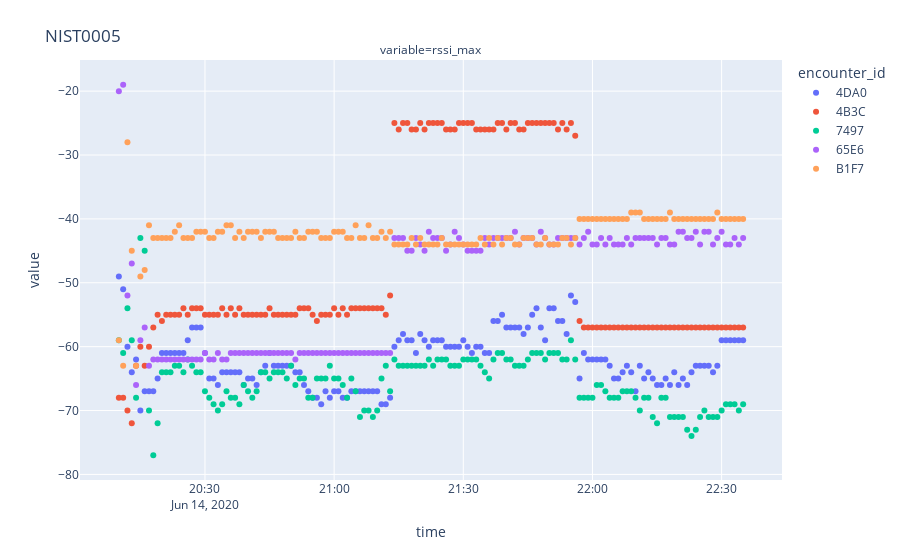
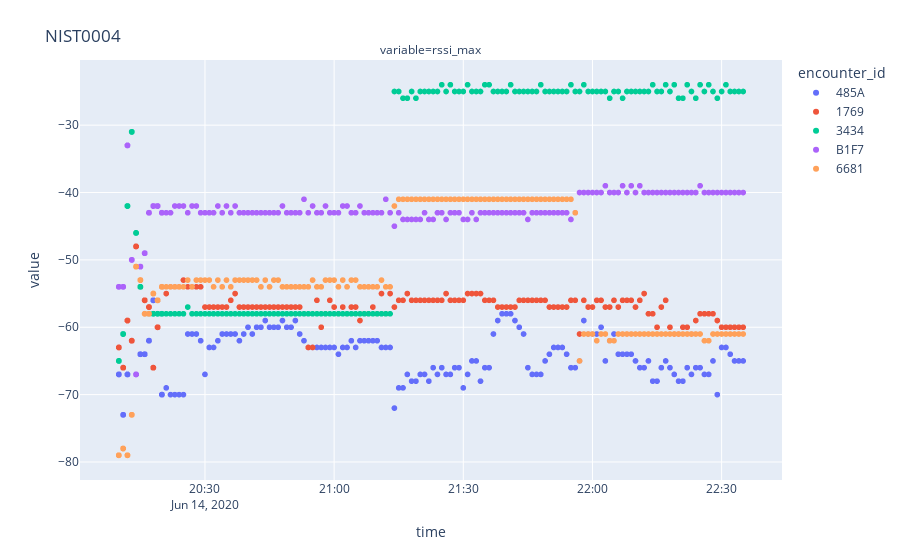
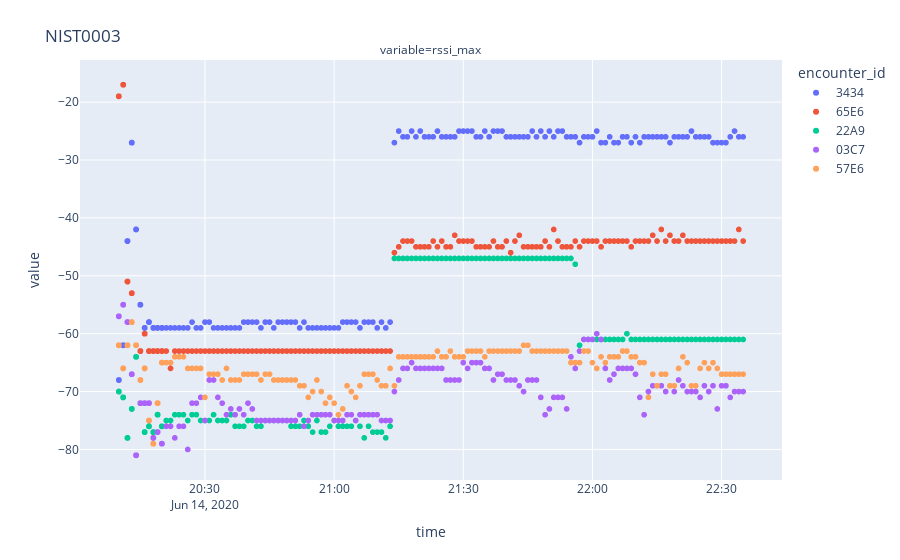
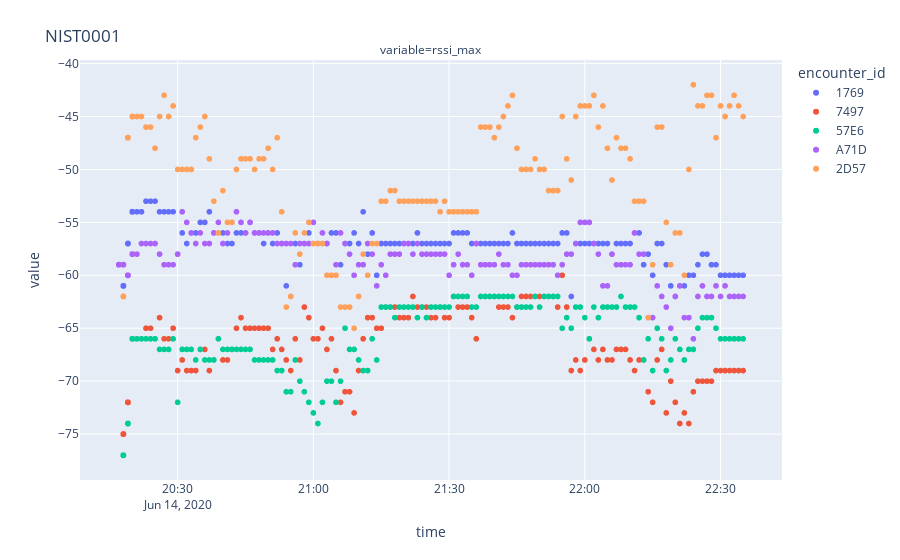

Source (notebook cell) for these figures, in order:
### Code cell
for file in files[:-1]:
    #print(file)
    df = load_et_data(file)
            
    fig = px.scatter(df, x="time",
#                      y=["mean37","mean38","mean39"],
                     y=["rssi_max"],
                     color="encounter_id",
                     facet_col="variable")
    for trace in fig.data:
        trace.name = trace.name[:4]
    fig.update_layout(title = {
                       'text': file.split('_')[1],
                       'xanchor': 'left',
                       'yanchor': 'top'})
    fig.show()

### Figure 1 — Plotly figure (JSON) as saved in the notebook; plotly's stock layout.template omitted (floating-point values rounded to 4 significant figures; data arrays with more than 128 entries replaced by an {"elided": "..."} marker saying what was removed)
{"data": [{"hovertemplate": "encounter_id=4DA0EDFBDB272A239664AFC65DFB357F84A9D2681616DC073C2AE4D312F3206D<br>variable=rssi_max<br>time=%{x}<br>value=%{y}<extra></extra>", "legendgroup": "4DA0EDFBDB272A239664AFC65DFB357F84A9D2681616DC073C2AE4D312F3206D", "marker": {"color": "#636efa", "symbol": "circle"}, "mode": "markers", "name": "4DA0", "orientation": "v", "showlegend": true, "type": "scatter", "x": {"elided": "146 str values"}, "xaxis": "x", "y": {"elided": "146 int values"}, "yaxis": "y"}, {"hovertemplate": "encounter_id=4B3CCE1AE7426014CDA00E27BB98A91873D5D5A31B33BEAADF43214336F55848<br>variable=rssi_max<br>time=%{x}<br>value=%{y}<extra></extra>", "legendgroup": "4B3CCE1AE7426014CDA00E27BB98A91873D5D5A31B33BEAADF43214336F55848", "marker": {"color": "#EF553B", "symbol": "circle"}, "mode": "markers", "name": "4B3C", "orientation": "v", "showlegend": true, "type": "scatter", "x": {"elided": "146 str values"}, "xaxis": "x", "y": {"elided": "146 int values"}, "yaxis": "y"}, {"hovertemplate": "encounter_id=74972B1E1B21DC64DC0573EF71620B205FC211DDAF9E5B55E227AA9772305C3E<br>variable=rssi_max<br>time=%{x}<br>value=%{y}<extra></extra>", "legendgroup": "74972B1E1B21DC64DC0573EF71620B205FC211DDAF9E5B55E227AA9772305C3E", "marker": {"color": "#00cc96", "symbol": "circle"}, "mode": "markers", "name": "7497", "orientation": "v", "showlegend": true, "type": "scatter", "x": {"elided": "146 str values"}, "xaxis": "x", "y": {"elided": "146 int values"}, "yaxis": "y"}, {"hovertemplate": "encounter_id=65E6B8FDDED06244A1934443D088CC7EB1561675484DD85A88AEB1CB28C8B008<br>variable=rssi_max<br>time=%{x}<br>value=%{y}<extra></extra>", "legendgroup": "65E6B8FDDED06244A1934443D088CC7EB1561675484DD85A88AEB1CB28C8B008", "marker": {"color": "#ab63fa", "symbol": "circle"}, "mode": "markers", "name": "65E6", "orientation": "v", "showlegend": true, "type": "scatter", "x": {"elided": "146 str values"}, "xaxis": "x", "y": {"elided": "146 int values"}, "yaxis": "y"}, {"hovertemplate": "encounter_id=B1F7C65C8C8F4B3F1CE833DA3F912C7E1F14BB0E27C4252A3AAE95C19D86B70E<br>variable=rssi_max<br>time=%{x}<br>value=%{y}<extra></extra>", "legendgroup": "B1F7C65C8C8F4B3F1CE833DA3F912C7E1F14BB0E27C4252A3AAE95C19D86B70E", "marker": {"color": "#FFA15A", "symbol": "circle"}, "mode": "markers", "name": "B1F7", "orientation": "v", "showlegend": true, "type": "scatter", "x": {"elided": "146 str values"}, "xaxis": "x", "y": {"elided": "146 int values"}, "yaxis": "y"}], "layout": {"annotations": [{"font": {}, "showarrow": false, "text": "variable=rssi_max", "x": 0.5, "xanchor": "center", "xref": "paper", "y": 1, "yanchor": "bottom", "yref": "paper"}], "legend": {"title": {"text": "encounter_id"}, "tracegroupgap": 0}, "margin": {"t": 60}, "title": {"text": "NIST0005", "xanchor": "left", "yanchor": "top"}, "xaxis": {"anchor": "y", "domain": [0, 1], "title": {"text": "time"}}, "yaxis": {"anchor": "x", "domain": [0, 1], "title": {"text": "value"}}}}

### Figure 2 — Plotly figure (JSON) as saved in the notebook; plotly's stock layout.template omitted (floating-point values rounded to 4 significant figures; data arrays with more than 128 entries replaced by an {"elided": "..."} marker saying what was removed)
{"data": [{"hovertemplate": "encounter_id=485ABFF5142E50B3B044738F3527C8F25979DABBD0DCBF549666373FB195452D<br>variable=rssi_max<br>time=%{x}<br>value=%{y}<extra></extra>", "legendgroup": "485ABFF5142E50B3B044738F3527C8F25979DABBD0DCBF549666373FB195452D", "marker": {"color": "#636efa", "symbol": "circle"}, "mode": "markers", "name": "485A", "showlegend": true, "type": "scattergl", "x": {"elided": "319 str values"}, "xaxis": "x", "y": {"elided": "319 int values"}, "yaxis": "y"}, {"hovertemplate": "encounter_id=1769A99EF1037F4FBD5C37916F71D6DDB098A157A0D9B02F197BE854B535CD6E<br>variable=rssi_max<br>time=%{x}<br>value=%{y}<extra></extra>", "legendgroup": "1769A99EF1037F4FBD5C37916F71D6DDB098A157A0D9B02F197BE854B535CD6E", "marker": {"color": "#EF553B", "symbol": "circle"}, "mode": "markers", "name": "1769", "showlegend": true, "type": "scattergl", "x": {"elided": "319 str values"}, "xaxis": "x", "y": {"elided": "319 int values"}, "yaxis": "y"}, {"hovertemplate": "encounter_id=343410F276CB6A2521D9FE03E8AC56999CA1047DFDFF518CF869CF8F467CA84E<br>variable=rssi_max<br>time=%{x}<br>value=%{y}<extra></extra>", "legendgroup": "343410F276CB6A2521D9FE03E8AC56999CA1047DFDFF518CF869CF8F467CA84E", "marker": {"color": "#00cc96", "symbol": "circle"}, "mode": "markers", "name": "3434", "showlegend": true, "type": "scattergl", "x": {"elided": "319 str values"}, "xaxis": "x", "y": {"elided": "319 int values"}, "yaxis": "y"}, {"hovertemplate": "encounter_id=B1F7C65C8C8F4B3F1CE833DA3F912C7E1F14BB0E27C4252A3AAE95C19D86B70E<br>variable=rssi_max<br>time=%{x}<br>value=%{y}<extra></extra>", "legendgroup": "B1F7C65C8C8F4B3F1CE833DA3F912C7E1F14BB0E27C4252A3AAE95C19D86B70E", "marker": {"color": "#ab63fa", "symbol": "circle"}, "mode": "markers", "name": "B1F7", "showlegend": true, "type": "scattergl", "x": {"elided": "318 str values"}, "xaxis": "x", "y": {"elided": "318 int values"}, "yaxis": "y"}, {"hovertemplate": "encounter_id=6681DC25DD56D6211911318B1BFFBE47589D08745E82D978F736B6D551A2994E<br>variable=rssi_max<br>time=%{x}<br>value=%{y}<extra></extra>", "legendgroup": "6681DC25DD56D6211911318B1BFFBE47589D08745E82D978F736B6D551A2994E", "marker": {"color": "#FFA15A", "symbol": "circle"}, "mode": "markers", "name": "6681", "showlegend": true, "type": "scattergl", "x": {"elided": "318 str values"}, "xaxis": "x", "y": {"elided": "318 int values"}, "yaxis": "y"}], "layout": {"annotations": [{"font": {}, "showarrow": false, "text": "variable=rssi_max", "x": 0.5, "xanchor": "center", "xref": "paper", "y": 1, "yanchor": "bottom", "yref": "paper"}], "legend": {"title": {"text": "encounter_id"}, "tracegroupgap": 0}, "margin": {"t": 60}, "title": {"text": "NIST0004", "xanchor": "left", "yanchor": "top"}, "xaxis": {"anchor": "y", "domain": [0, 1], "title": {"text": "time"}}, "yaxis": {"anchor": "x", "domain": [0, 1], "title": {"text": "value"}}}}

### Figure 3 — Plotly figure (JSON) as saved in the notebook; plotly's stock layout.template omitted (floating-point values rounded to 4 significant figures; data arrays with more than 128 entries replaced by an {"elided": "..."} marker saying what was removed)
{"data": [{"hovertemplate": "encounter_id=343410F276CB6A2521D9FE03E8AC56999CA1047DFDFF518CF869CF8F467CA84E<br>variable=rssi_max<br>time=%{x}<br>value=%{y}<extra></extra>", "legendgroup": "343410F276CB6A2521D9FE03E8AC56999CA1047DFDFF518CF869CF8F467CA84E", "marker": {"color": "#636efa", "symbol": "circle"}, "mode": "markers", "name": "3434", "showlegend": true, "type": "scattergl", "x": {"elided": "320 str values"}, "xaxis": "x", "y": {"elided": "320 int values"}, "yaxis": "y"}, {"hovertemplate": "encounter_id=65E6B8FDDED06244A1934443D088CC7EB1561675484DD85A88AEB1CB28C8B008<br>variable=rssi_max<br>time=%{x}<br>value=%{y}<extra></extra>", "legendgroup": "65E6B8FDDED06244A1934443D088CC7EB1561675484DD85A88AEB1CB28C8B008", "marker": {"color": "#EF553B", "symbol": "circle"}, "mode": "markers", "name": "65E6", "showlegend": true, "type": "scattergl", "x": {"elided": "319 str values"}, "xaxis": "x", "y": {"elided": "319 int values"}, "yaxis": "y"}, {"hovertemplate": "encounter_id=22A951E467D53758F4A83CCEA70BDD92AD702141BF77F403BED2CEDBD7091E20<br>variable=rssi_max<br>time=%{x}<br>value=%{y}<extra></extra>", "legendgroup": "22A951E467D53758F4A83CCEA70BDD92AD702141BF77F403BED2CEDBD7091E20", "marker": {"color": "#00cc96", "symbol": "circle"}, "mode": "markers", "name": "22A9", "showlegend": true, "type": "scattergl", "x": {"elided": "319 str values"}, "xaxis": "x", "y": {"elided": "319 int values"}, "yaxis": "y"}, {"hovertemplate": "encounter_id=03C7DDBC57783EDC5B056B28F6205F3A1F9E87D4ED78BED824304F0ACD419E34<br>variable=rssi_max<br>time=%{x}<br>value=%{y}<extra></extra>", "legendgroup": "03C7DDBC57783EDC5B056B28F6205F3A1F9E87D4ED78BED824304F0ACD419E34", "marker": {"color": "#ab63fa", "symbol": "circle"}, "mode": "markers", "name": "03C7", "showlegend": true, "type": "scattergl", "x": {"elided": "319 str values"}, "xaxis": "x", "y": {"elided": "319 int values"}, "yaxis": "y"}, {"hovertemplate": "encounter_id=57E6E82E70B71F4358AF521A0F55FD52191CD439F9E5A8F88CC7FD3797798868<br>variable=rssi_max<br>time=%{x}<br>value=%{y}<extra></extra>", "legendgroup": "57E6E82E70B71F4358AF521A0F55FD52191CD439F9E5A8F88CC7FD3797798868", "marker": {"color": "#FFA15A", "symbol": "circle"}, "mode": "markers", "name": "57E6", "showlegend": true, "type": "scattergl", "x": {"elided": "319 str values"}, "xaxis": "x", "y": {"elided": "319 int values"}, "yaxis": "y"}], "layout": {"annotations": [{"font": {}, "showarrow": false, "text": "variable=rssi_max", "x": 0.5, "xanchor": "center", "xref": "paper", "y": 1, "yanchor": "bottom", "yref": "paper"}], "legend": {"title": {"text": "encounter_id"}, "tracegroupgap": 0}, "margin": {"t": 60}, "title": {"text": "NIST0003", "xanchor": "left", "yanchor": "top"}, "xaxis": {"anchor": "y", "domain": [0, 1], "title": {"text": "time"}}, "yaxis": {"anchor": "x", "domain": [0, 1], "title": {"text": "value"}}}}

### Figure 4 — Plotly figure (JSON) as saved in the notebook; plotly's stock layout.template omitted (floating-point values rounded to 4 significant figures; data arrays with more than 128 entries replaced by an {"elided": "..."} marker saying what was removed)
{"data": [{"hovertemplate": "encounter_id=1769A99EF1037F4FBD5C37916F71D6DDB098A157A0D9B02F197BE854B535CD6E<br>variable=rssi_max<br>time=%{x}<br>value=%{y}<extra></extra>", "legendgroup": "1769A99EF1037F4FBD5C37916F71D6DDB098A157A0D9B02F197BE854B535CD6E", "marker": {"color": "#636efa", "symbol": "circle"}, "mode": "markers", "name": "1769", "showlegend": true, "type": "scattergl", "x": {"elided": "335 str values"}, "xaxis": "x", "y": {"elided": "335 int values"}, "yaxis": "y"}, {"hovertemplate": "encounter_id=74972B1E1B21DC64DC0573EF71620B205FC211DDAF9E5B55E227AA9772305C3E<br>variable=rssi_max<br>time=%{x}<br>value=%{y}<extra></extra>", "legendgroup": "74972B1E1B21DC64DC0573EF71620B205FC211DDAF9E5B55E227AA9772305C3E", "marker": {"color": "#EF553B", "symbol": "circle"}, "mode": "markers", "name": "7497", "showlegend": true, "type": "scattergl", "x": {"elided": "335 str values"}, "xaxis": "x", "y": {"elided": "335 int values"}, "yaxis": "y"}, {"hovertemplate": "encounter_id=57E6E82E70B71F4358AF521A0F55FD52191CD439F9E5A8F88CC7FD3797798868<br>variable=rssi_max<br>time=%{x}<br>value=%{y}<extra></extra>", "legendgroup": "57E6E82E70B71F4358AF521A0F55FD52191CD439F9E5A8F88CC7FD3797798868", "marker": {"color": "#00cc96", "symbol": "circle"}, "mode": "markers", "name": "57E6", "showlegend": true, "type": "scattergl", "x": {"elided": "334 str values"}, "xaxis": "x", "y": {"elided": "334 int values"}, "yaxis": "y"}, {"hovertemplate": "encounter_id=A71DE62A10F0BC5BD2562D2C532F78E0D274A3FA095A8E1F31EA0B8F07D7B76F<br>variable=rssi_max<br>time=%{x}<br>value=%{y}<extra></extra>", "legendgroup": "A71DE62A10F0BC5BD2562D2C532F78E0D274A3FA095A8E1F31EA0B8F07D7B76F", "marker": {"color": "#ab63fa", "symbol": "circle"}, "mode": "markers", "name": "A71D", "showlegend": true, "type": "scattergl", "x": {"elided": "400 str values"}, "xaxis": "x", "y": {"elided": "400 int values"}, "yaxis": "y"}, {"hovertemplate": "encounter_id=2D5735AD335368F491B90F942B4B358A17AAEDC1EC4512CF0D275C6B36A77634<br>variable=rssi_max<br>time=%{x}<br>value=%{y}<extra></extra>", "legendgroup": "2D5735AD335368F491B90F942B4B358A17AAEDC1EC4512CF0D275C6B36A77634", "marker": {"color": "#FFA15A", "symbol": "circle"}, "mode": "markers", "name": "2D57", "showlegend": true, "type": "scattergl", "x": {"elided": "334 str values"}, "xaxis": "x", "y": {"elided": "334 int values"}, "yaxis": "y"}], "layout": {"annotations": [{"font": {}, "showarrow": false, "text": "variable=rssi_max", "x": 0.5, "xanchor": "center", "xref": "paper", "y": 1, "yanchor": "bottom", "yref": "paper"}], "legend": {"title": {"text": "encounter_id"}, "tracegroupgap": 0}, "margin": {"t": 60}, "title": {"text": "NIST0001", "xanchor": "left", "yanchor": "top"}, "xaxis": {"anchor": "y", "domain": [0, 1], "title": {"text": "time"}}, "yaxis": {"anchor": "x", "domain": [0, 1], "title": {"text": "value"}}}}
